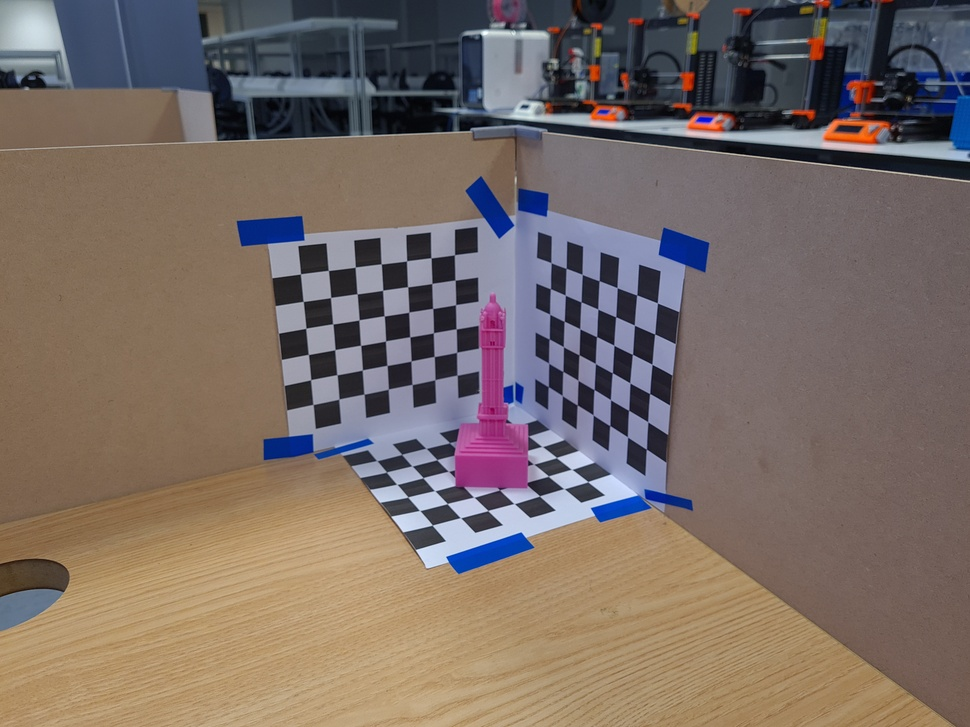
%> input picture Matlab/20210204_160314.jpg, 970 x 727 px, shrunk from 4032 x 3024 before the run
$ octave homography.m   (GNU Octave 9; MATLAB toolbox functions it lacks are replaced by stand-ins)
%> lines starting %> are read from the running program, lines starting %| are printed output that depends on the picture
I1 = rgb2gray(imread('20210204_160314.jpg'));
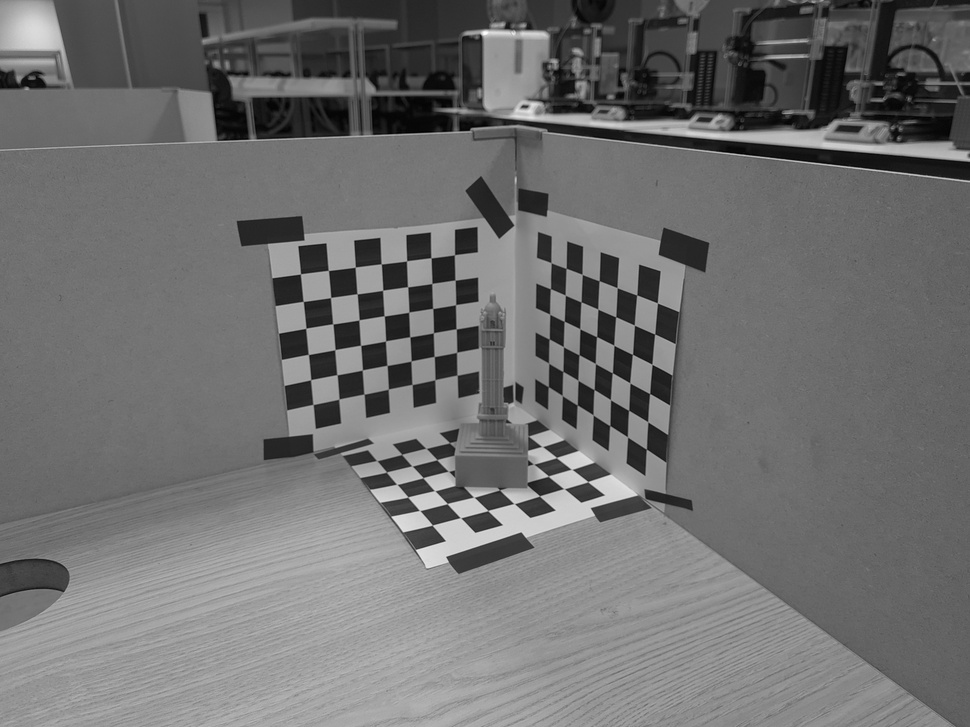
%> I1: size 727x970 uint8; min 0, max 253, mean 111.3
I2 = rgb2gray(imread('20210204_160339.jpg'));
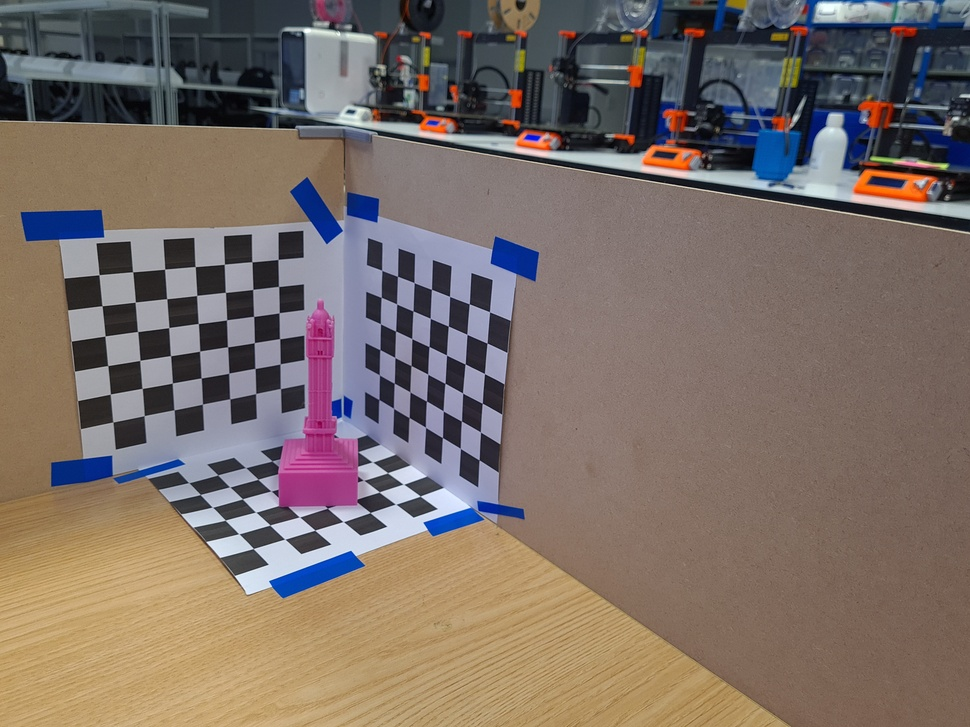
%> input picture Matlab/20210204_160339.jpg, 970 x 727 px, shrunk from 4032 x 3024 before the run
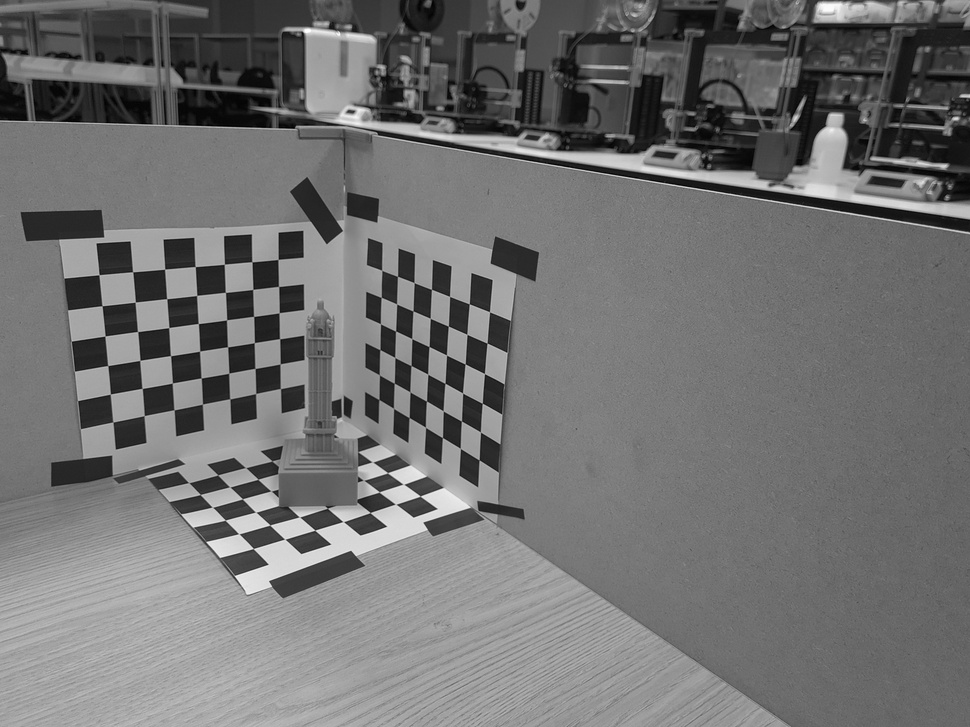
%> I2: size 727x970 uint8; min 0, max 254, mean 113.2

% [21 lines of commented-out code are left out]
x = load('savePointsAHG.mat');
x = x.fixedPointsHG
y = load('savePointsBHG.mat');
y = y.movingPointsHG

A = []
for i=1:size(x,1)
    x1 = x(i,1);
    x2 = x(i,2);
    y1 = y(i,1);
    y2 = y(i,2);
    a_x = [-x1, -x2, -1, 0, 0, 0, y1*x1, y1*x2, y1];
    a_y = [0, 0, 0, -x1, -x2, -1, y2*x1, y2*x2, y2];

    A = [A; a_x; a_y];
end

[~,~,V] = svd(A' * A);

h = (V(1:end,end) / V(end,end))';

H = [h(1:3); h(4:6); h(7:9)]

trans_x = H * [x, ones(size(x,1),1)]';
zs = [trans_x(3,:);trans_x(3,:)];
t_x = trans_x(1:2,:)' ./ zs';

fig1 = figure;
a = axes;
fig2 = figure;
a2 = axes;

imshow(I2, 'Parent', a);
hold on;
plot(x(:,1),x(:,2),'y+', 'MarkerSize', 10, 'LineWidth', 1, 'Parent', a);
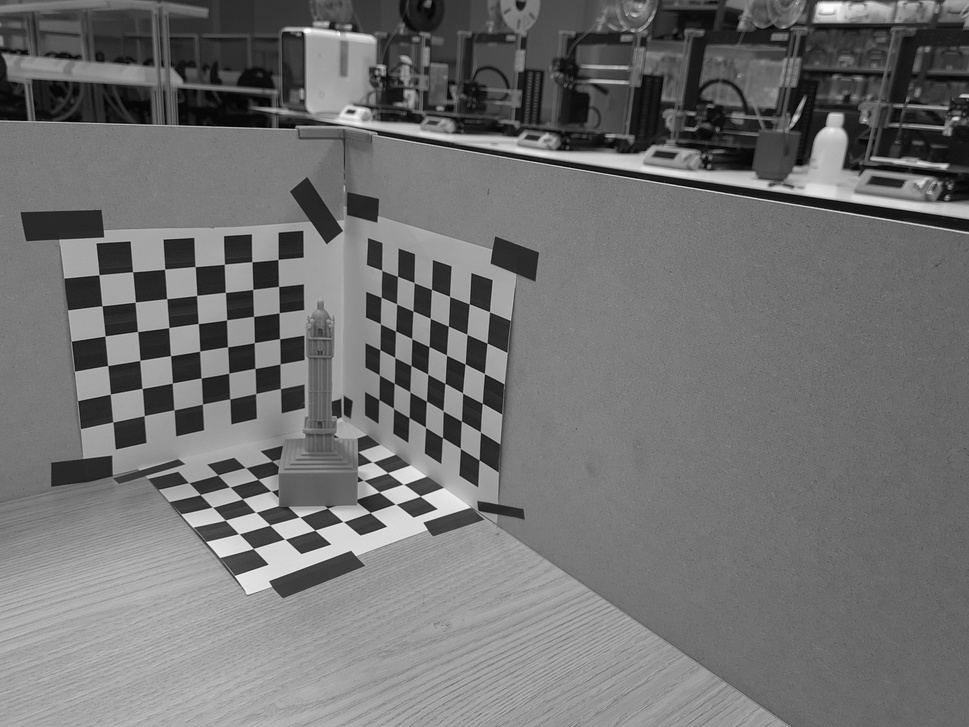
%> figure redrawn from the program's plot data
hold off;

imshow(I1, 'Parent', a2);
hold on;
plot(y(:,1),y(:,2),'y+', 'MarkerSize', 10, 'LineWidth', 1, 'Parent', a2);
plot(t_x(:,1),t_x(:,2),'r+', 'MarkerSize', 10, 'LineWidth', 1, 'Parent', a2);
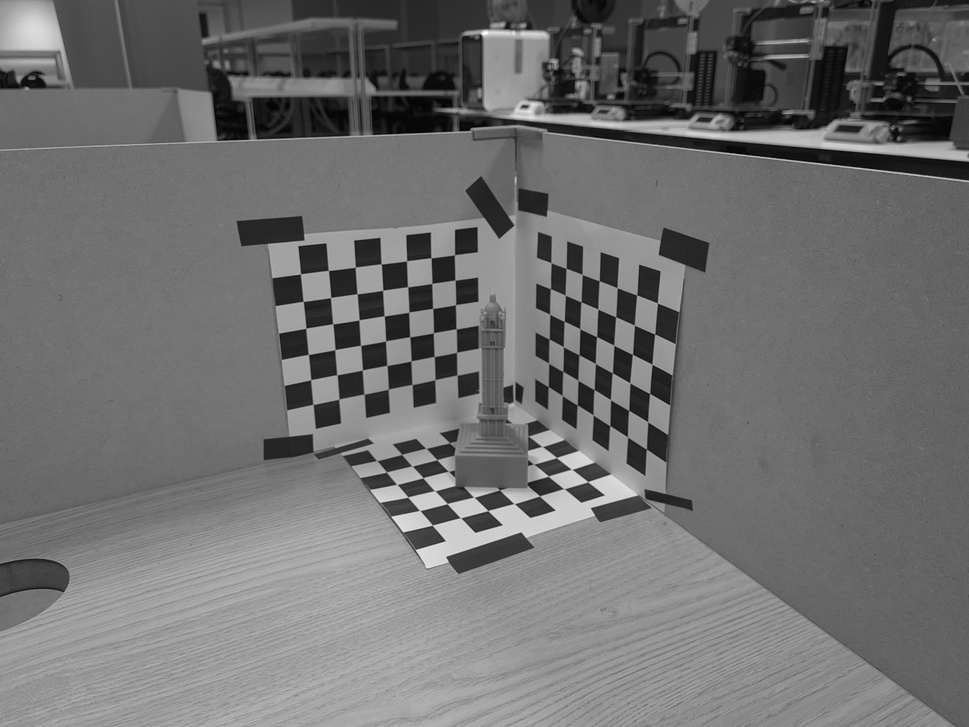
%> figure redrawn from the program's plot data
hold off;
